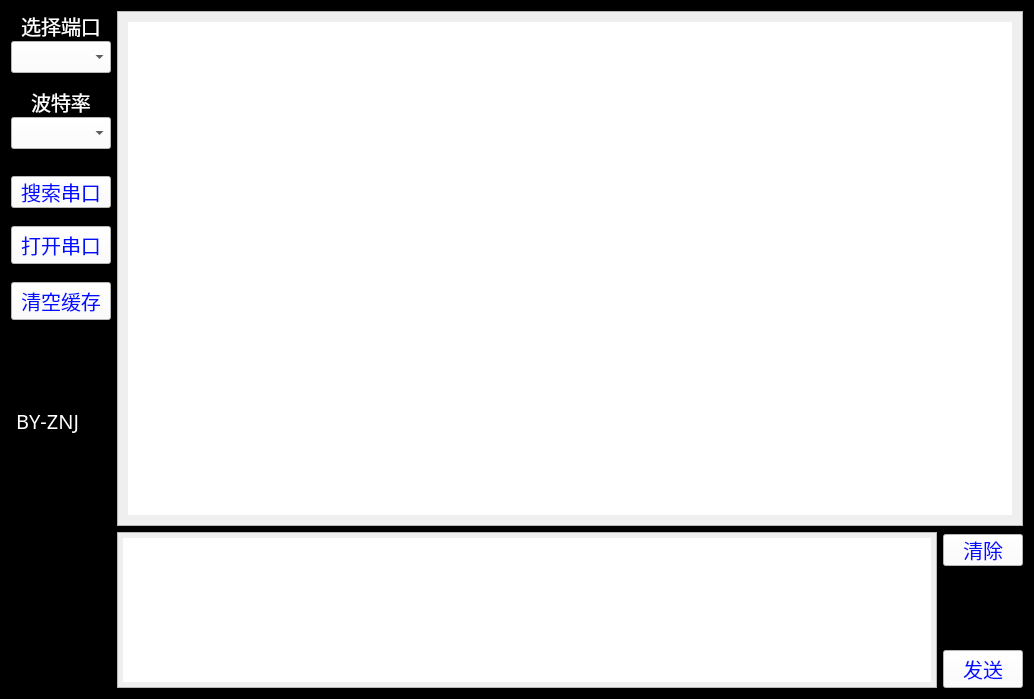
<?xml version="1.0" encoding="UTF-8"?>
<ui version="4.0">
 <class>Serial</class>
 <widget class="QWidget" name="Serial">
  <property name="geometry">
   <rect>
    <x>0</x>
    <y>0</y>
    <width>1034</width>
    <height>699</height>
   </rect>
  </property>
  <property name="sizePolicy">
   <sizepolicy hsizetype="Fixed" vsizetype="Fixed">
    <horstretch>0</horstretch>
    <verstretch>0</verstretch>
   </sizepolicy>
  </property>
  <property name="windowTitle">
   <string>小姐姐喊你收消息啦V1.0</string>
  </property>
  <property name="layoutDirection">
   <enum>Qt::LeftToRight</enum>
  </property>
  <property name="styleSheet">
   <string notr="true">QPushButton { 

	color: rgb(2, 15, 255);
    font-size:20px;
	background-color: white;
}

QTextBrowser#textBrowser1{
	font-family:微软雅黑; 
    color: white ;
    font-size:20px;
padding:10px 10px;
}

QLabel#label{ 
	font-family:迷你简黄草;
    color: white ;
    font-size:20px;
}
QLabel#label1{ 
	font-family:迷你简黄草;
    color: white ;
    font-size:20px;
}
QLabel#label2{ 
	font-family:迷你简黄草;
    color: white ;
    font-size:20px;
}
QLabel#label_2{ 
	font-family:	Cooper Black;
    color: white ;
    font-size:20px;
}

.QWidget{ background-color: black }

QComboBox{
	font: 75 9pt &quot;Arial&quot;;
    color: black ;
    font-size:20px;
}

QPlainTextEdit{
	padding:5px 5px;
	font-family:微软雅黑;
	    font-size:20px;
}

QPushButton#button3{
margin-top : 2px;
margin-bottom:0px
padding:10px 10px;
}

QPushButton#button4{
margin-top : 2px;
margin-bottom:0px
padding:10px 10px;
}</string>
  </property>
  <layout class="QHBoxLayout" name="horizontalLayout_2">
   <item>
    <layout class="QVBoxLayout" name="verticalLayout_8" stretch="0,0,0">
     <property name="spacing">
      <number>14</number>
     </property>
     <item>
      <layout class="QVBoxLayout" name="verticalLayout">
       <property name="spacing">
        <number>0</number>
       </property>
       <item>
        <widget class="QLabel" name="label1">
         <property name="sizePolicy">
          <sizepolicy hsizetype="Preferred" vsizetype="Preferred">
           <horstretch>0</horstretch>
           <verstretch>0</verstretch>
          </sizepolicy>
         </property>
         <property name="font">
          <font>
           <family>迷你简黄草</family>
           <pointsize>-1</pointsize>
          </font>
         </property>
         <property name="autoFillBackground">
          <bool>false</bool>
         </property>
         <property name="styleSheet">
          <string notr="true"/>
         </property>
         <property name="text">
          <string>选择端口</string>
         </property>
         <property name="alignment">
          <set>Qt::AlignBottom|Qt::AlignHCenter</set>
         </property>
         <property name="margin">
          <number>0</number>
         </property>
        </widget>
       </item>
       <item>
        <widget class="QComboBox" name="comboBox1">
         <property name="font">
          <font>
           <family>Arial</family>
           <pointsize>-1</pointsize>
           <weight>9</weight>
           <italic>false</italic>
           <bold>false</bold>
          </font>
         </property>
         <property name="styleSheet">
          <string notr="true">background-color: rgb(255, 255, 255);</string>
         </property>
         <property name="editable">
          <bool>false</bool>
         </property>
         <property name="insertPolicy">
          <enum>QComboBox::InsertAtCurrent</enum>
         </property>
        </widget>
       </item>
      </layout>
     </item>
     <item>
      <layout class="QVBoxLayout" name="verticalLayout_2">
       <property name="spacing">
        <number>0</number>
       </property>
       <item>
        <widget class="QLabel" name="label2">
         <property name="font">
          <font>
           <family>迷你简黄草</family>
           <pointsize>-1</pointsize>
           <weight>50</weight>
           <bold>false</bold>
          </font>
         </property>
         <property name="text">
          <string>波特率</string>
         </property>
         <property name="alignment">
          <set>Qt::AlignBottom|Qt::AlignHCenter</set>
         </property>
         <property name="margin">
          <number>0</number>
         </property>
        </widget>
       </item>
       <item>
        <widget class="QComboBox" name="comboBox2">
         <property name="sizePolicy">
          <sizepolicy hsizetype="Preferred" vsizetype="Maximum">
           <horstretch>0</horstretch>
           <verstretch>6</verstretch>
          </sizepolicy>
         </property>
         <property name="font">
          <font>
           <family>Arial</family>
           <pointsize>-1</pointsize>
           <weight>9</weight>
           <italic>false</italic>
           <bold>false</bold>
          </font>
         </property>
         <property name="styleSheet">
          <string notr="true">background-color: rgb(255, 255, 255);</string>
         </property>
         <property name="insertPolicy">
          <enum>QComboBox::InsertAtCurrent</enum>
         </property>
         <property name="sizeAdjustPolicy">
          <enum>QComboBox::AdjustToMinimumContentsLength</enum>
         </property>
         <property name="iconSize">
          <size>
           <width>20</width>
           <height>20</height>
          </size>
         </property>
         <property name="duplicatesEnabled">
          <bool>false</bool>
         </property>
         <property name="modelColumn">
          <number>0</number>
         </property>
        </widget>
       </item>
      </layout>
     </item>
     <item>
      <layout class="QVBoxLayout" name="verticalLayout_3" stretch="1,1,1,0,0">
       <property name="spacing">
        <number>18</number>
       </property>
       <property name="sizeConstraint">
        <enum>QLayout::SetNoConstraint</enum>
       </property>
       <property name="topMargin">
        <number>11</number>
       </property>
       <item>
        <widget class="QPushButton" name="button4">
         <property name="sizePolicy">
          <sizepolicy hsizetype="Minimum" vsizetype="Fixed">
           <horstretch>0</horstretch>
           <verstretch>5</verstretch>
          </sizepolicy>
         </property>
         <property name="font">
          <font>
           <family>迷你简黄草</family>
           <pointsize>-1</pointsize>
          </font>
         </property>
         <property name="styleSheet">
          <string notr="true"/>
         </property>
         <property name="text">
          <string>搜索串口</string>
         </property>
         <property name="iconSize">
          <size>
           <width>20</width>
           <height>40</height>
          </size>
         </property>
        </widget>
       </item>
       <item>
        <widget class="QPushButton" name="button1">
         <property name="font">
          <font>
           <family>迷你简黄草</family>
           <pointsize>-1</pointsize>
          </font>
         </property>
         <property name="styleSheet">
          <string notr="true"/>
         </property>
         <property name="text">
          <string>打开串口</string>
         </property>
        </widget>
       </item>
       <item>
        <widget class="QPushButton" name="button5">
         <property name="font">
          <font>
           <family>迷你繁陆行</family>
           <pointsize>-1</pointsize>
          </font>
         </property>
         <property name="styleSheet">
          <string notr="true"/>
         </property>
         <property name="text">
          <string>清空缓存</string>
         </property>
        </widget>
       </item>
       <item>
        <widget class="QLabel" name="label_2">
         <property name="font">
          <font>
           <family>Cooper Black</family>
           <pointsize>-1</pointsize>
          </font>
         </property>
         <property name="styleSheet">
          <string notr="true"/>
         </property>
         <property name="text">
          <string> BY-ZNJ</string>
         </property>
        </widget>
       </item>
       <item>
        <widget class="QLabel" name="label">
         <property name="styleSheet">
          <string notr="true"/>
         </property>
         <property name="text">
          <string>  </string>
         </property>
        </widget>
       </item>
      </layout>
     </item>
    </layout>
   </item>
   <item>
    <layout class="QVBoxLayout" name="verticalLayout_5" stretch="7,2">
     <item>
      <widget class="QTextBrowser" name="textBrowser1">
       <property name="font">
        <font>
         <family>微软雅黑</family>
         <pointsize>-1</pointsize>
        </font>
       </property>
       <property name="styleSheet">
        <string notr="true">
border-image: url(:/新前缀/girl.jpg);


</string>
       </property>
       <property name="html">
        <string>&lt;!DOCTYPE HTML PUBLIC &quot;-//W3C//DTD HTML 4.0//EN&quot; &quot;http://www.w3.org/TR/REC-html40/strict.dtd&quot;&gt;
&lt;html&gt;&lt;head&gt;&lt;meta name=&quot;qrichtext&quot; content=&quot;1&quot; /&gt;&lt;style type=&quot;text/css&quot;&gt;
p, li { white-space: pre-wrap; }
&lt;/style&gt;&lt;/head&gt;&lt;body style=&quot; font-family:'微软雅黑'; font-size:20px; font-weight:400; font-style:normal;&quot;&gt;
&lt;p style=&quot;-qt-paragraph-type:empty; margin-top:0px; margin-bottom:0px; margin-left:0px; margin-right:0px; -qt-block-indent:0; text-indent:0px; font-family:'Arial';&quot;&gt;&lt;br /&gt;&lt;/p&gt;&lt;/body&gt;&lt;/html&gt;</string>
       </property>
      </widget>
     </item>
     <item>
      <layout class="QHBoxLayout" name="horizontalLayout">
       <item>
        <widget class="QPlainTextEdit" name="TextEdit">
         <property name="font">
          <font>
           <family>微软雅黑</family>
           <pointsize>-1</pointsize>
          </font>
         </property>
         <property name="lineWidth">
          <number>0</number>
         </property>
         <property name="undoRedoEnabled">
          <bool>false</bool>
         </property>
        </widget>
       </item>
       <item>
        <layout class="QVBoxLayout" name="verticalLayout_4">
         <property name="spacing">
          <number>84</number>
         </property>
         <item>
          <widget class="QPushButton" name="button3">
           <property name="font">
            <font>
             <family>迷你简黄草</family>
             <pointsize>-1</pointsize>
            </font>
           </property>
           <property name="styleSheet">
            <string notr="true"/>
           </property>
           <property name="text">
            <string>清除</string>
           </property>
          </widget>
         </item>
         <item>
          <widget class="QPushButton" name="button2">
           <property name="font">
            <font>
             <family>迷你简黄草</family>
             <pointsize>-1</pointsize>
            </font>
           </property>
           <property name="styleSheet">
            <string notr="true"/>
           </property>
           <property name="text">
            <string>发送</string>
           </property>
          </widget>
         </item>
        </layout>
       </item>
      </layout>
     </item>
    </layout>
   </item>
  </layout>
  <zorder></zorder>
 </widget>
 <resources>
  <include location="com.qrc"/>
 </resources>
 <connections/>
</ui>
